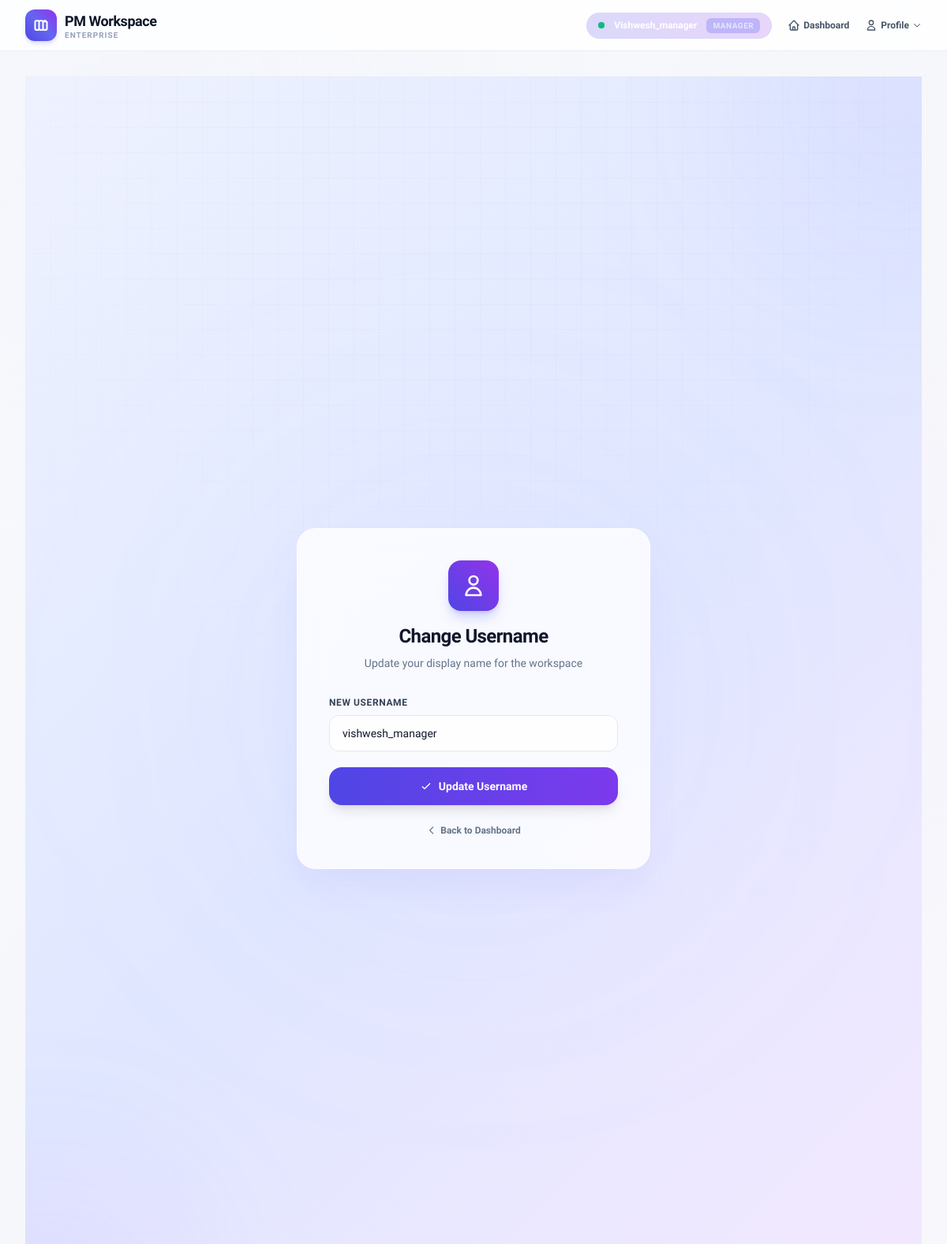
/change-username/ (signed in), run on the app's committed database.
### core/models.py (models this page shows, shortened)
class User(AbstractUser):
    ROLE_CHOICES = (
        ('manager', 'Manager'),
        ('employee', 'Employee'),
    )
    role = models.CharField(max_length=20, choices=ROLE_CHOICES, default='employee')

### core/views.py (the view)
# urls.py: path('change-username/', views.change_username, name='change_username'),
@login_required
def change_username(request):
    if request.method == 'POST':
        form = ChangeUsernameForm(request.POST, instance=request.user)
        if form.is_valid():
            form.save()
            return redirect('dashboard')
    else:
        form = ChangeUsernameForm(instance=request.user)
    return render(request, 'change_username.html', {'form': form})

### core/views.py
class ChangeUsernameForm(forms.ModelForm):
    class Meta:
        model = User
        fields = ['username']
        widgets = {
            'username': forms.TextInput(attrs={
                'class': 'w-full px-4 py-3 rounded-xl border border-slate-200 bg-white/80 '
                         'text-slate-900 text-sm font-medium focus:outline-none focus:ring-2 '
                         'focus:ring-indigo-500/40 focus:border-indigo-400 transition-all',
                'placeholder': 'Enter new username',
            })
        }

### templates/change_username.html (shortened to what this page needs)
{% extends 'base.html' %}
{% load static %}
{% block content %}
<div class="min-h-screen flex items-center justify-center p-4 sm:p-6 lg:p-8 relative overflow-hidden" style="background: linear-gradient(135deg, #eef2ff 0%, #e0e7ff 50%, #f3e8ff 100%);">
    <div class="absolute inset-0 overflow-hidden pointer-events-none">
        <div class="absolute -top-40 -right-40 w-96 h-96 bg-indigo-400/10 rounded-full blur-[120px] animate-mesh-1"></div>
        <div class="absolute -bottom-32 -left-32 w-80 h-80 bg-purple-400/10 rounded-full blur-[100px] animate-mesh-2"></div>
        <div class="absolute top-1/2 left-1/2 -translate-x-1/2 -translate-y-1/2 w-[600px] h-[600px] bg-indigo-300/5 rounded-full blur-[150px] animate-mesh-3"></div>
        <div class="absolute inset-0 bg-[linear-gradient(to_right,#80808008_1px,transparent_1px),linear-gradient(to_bottom,#80808008_1px,transparent_1px)] bg-[size:32px_32px] [mask-image:radial-gradient(ellipse_80%_60%_at_50%_0%,#000_40%,transparent_100%)]"></div>
    </div>
    <div class="relative w-full max-w-md">
        <div class="bg-white/80 backdrop-blur-2xl rounded-3xl shadow-2xl shadow-indigo-500/10 border border-white/60 p-8 sm:p-10 reveal">
            <div class="text-center mb-8">
                <div class="inline-flex items-center justify-center w-16 h-16 bg-gradient-to-tr from-indigo-600 to-purple-600 text-white rounded-2xl shadow-lg shadow-indigo-500/30 mb-4">
                    <svg class="w-8 h-8" fill="none" stroke="currentColor" viewBox="0 0 24 24">
                        <path stroke-linecap="round" stroke-linejoin="round" stroke-width="2" d="M16 7a4 4 0 11-8 0 4 4 0 018 0zM12 14a7 7 0 00-7 7h14a7 7 0 00-7-7z"></path>
                    </svg>
                </div>
                <h1 class="text-2xl font-black text-slate-900 tracking-tight">Change Username</h1>
                <p class="text-sm text-slate-500 mt-2">Update your display name for the workspace</p>
            </div>
            <form method="post" class="space-y-5" novalidate>
                <div>
                    <label class="block text-xs font-bold text-slate-700 uppercase tracking-wider mb-2">New Username</label>
                    {{ form.username }}
                </div>
                <button type="submit" class="w-full mt-2 py-3.5 px-4 btn-shimmer active:scale-[0.98] text-white text-sm font-extrabold rounded-2xl shadow-lg focus:outline-none focus:ring-4 focus:ring-indigo-500/30 transition-all duration-200 flex items-center justify-center space-x-2 group">
                    <svg class="w-4 h-4 transform group-hover:translate-x-0.5 transition-transform duration-200" fill="none" stroke="currentColor" viewBox="0 0 24 24">
                        <path stroke-linecap="round" stroke-linejoin="round" stroke-width="2" d="M5 13l4 4L19 7"></path>
                    </svg>
                    <span>Update Username</span>
                </button>
            </form>
            <div class="mt-6 text-center">
                <a href="{% url 'dashboard' %}" class="text-xs font-bold text-slate-500 hover:text-indigo-600 transition-colors flex items-center justify-center space-x-1">
                    <svg class="w-3.5 h-3.5" fill="none" stroke="currentColor" viewBox="0 0 24 24"><path stroke-linecap="round" stroke-linejoin="round" stroke-width="2" d="M15 19l-7-7 7-7"></path></svg>
                    <span>Back to Dashboard</span>
                </a>
            </div>
        </div>
    </div>
</div>
{% endblock %}

### templates/base.html (shortened to what this page needs)
<!DOCTYPE html>
<html lang="en" class="h-full bg-slate-900/5">
<head>
    {% load static %}
    <script src="https://cdn.tailwindcss.com"></script>
    <link rel="stylesheet" href="{% static 'css/login.css' %}">
</head>
<body class="bg-slate-50/70 text-slate-800 min-h-screen flex flex-col font-sans antialiased selection:bg-indigo-500 selection:text-white">
    <div class="fixed inset-0 -z-10 overflow-hidden pointer-events-none" aria-hidden="true">
        <div class="absolute inset-0 bg-gradient-to-br from-slate-50 via-indigo-50/50 to-purple-50/70"></div>
        <div class="absolute -top-40 -left-40 w-[38rem] h-[38rem] bg-indigo-400/10 rounded-full blur-[140px] animate-mesh-1"></div>
        <div class="absolute top-1/3 -right-40 w-[36rem] h-[36rem] bg-fuchsia-400/10 rounded-full blur-[140px] animate-mesh-2"></div>
        <div class="absolute -bottom-32 left-1/4 w-[34rem] h-[34rem] bg-purple-400/10 rounded-full blur-[130px] animate-mesh-3"></div>
        <div class="absolute inset-0 bg-[linear-gradient(to_right,#80808008_1px,transparent_1px),linear-gradient(to_bottom,#80808008_1px,transparent_1px)] bg-[size:32px_32px] [mask-image:radial-gradient(ellipse_80%_60%_at_50%_0%,#000_40%,transparent_100%)]"></div>
    </div>
    <header class="sticky top-0 z-40 glass-nav shadow-xs">
        <div class="max-w-7xl mx-auto px-4 sm:px-6 lg:px-8">
            <div class="flex justify-between items-center h-16">
                <div class="flex items-center space-x-3">
                    <a href="{% url 'dashboard' %}" class="flex items-center space-x-2.5 group">
                        <div class="w-10 h-10 rounded-xl bg-gradient-to-tr from-indigo-600 via-indigo-500 to-purple-600 text-white flex items-center justify-center shadow-md shadow-indigo-500/20 group-hover:scale-105 group-hover:rotate-3 transition-all duration-300">
                        </div>
                        <div class="flex flex-col">
                            <span class="font-extrabold text-lg text-slate-900 tracking-tight group-hover:text-indigo-600 transition-colors">PM Workspace</span>
                            <span class="text-[10px] font-semibold text-slate-400 uppercase tracking-widest -mt-1">Enterprise</span>
                        </div>
                    </a>
                </div>
                {% if user.is_authenticated %}
                <div class="flex items-center space-x-5">
                     <div class="hidden sm:flex items-center space-x-3 bg-gradient-to-r from-indigo-600/20 to-purple-600/20 px-3.5 py-1.5 rounded-full border border-indigo-200/40">
                         <span class="relative flex h-2 w-2">
                             <span class="relative inline-flex rounded-full h-2 w-2 bg-emerald-500"></span>
                         </span>
                         <span class="text-xs font-bold text-white capitalize">{{ user.username }}</span>
                         {% if user.role %}
                         <span class="text-[10px] font-extrabold px-2 py-0.5 rounded-md bg-indigo-500/30 text-indigo-100 uppercase tracking-wider">
                             {{ user.role }}
                         </span>
                         {% endif %}
                     </div>
                    <a href="{% url 'dashboard' %}" class="text-xs font-bold text-slate-600 hover:text-indigo-600 transition flex items-center space-x-1">
                        <svg class="w-4 h-4" fill="none" stroke="currentColor" viewBox="0 0 24 24">
                            <path stroke-linecap="round" stroke-linejoin="round" stroke-width="2" d="M3 12l2-2m0 0l7-7 7 7M5 10v10a1 1 0 001 1h3m10-11l2 2m-2-2v10a1 1 0 01-1 1h-3m-6 0a1 1 0 001-1v-4a1 1 0 011-1h2a1 1 0 011 1v4a1 1 0 001 1m-6 0h6"></path>
                        </svg>
                        <span class="hidden md:inline">Dashboard</span>
                    </a>
                    <div class="relative group">
                        <button class="text-xs font-bold text-slate-600 hover:text-indigo-600 transition flex items-center space-x-1 focus:outline-none">
                            <svg class="w-4 h-4" fill="none" stroke="currentColor" viewBox="0 0 24 24">
                                <path stroke-linecap="round" stroke-linejoin="round" stroke-width="2" d="M16 7a4 4 0 11-8 0 4 4 0 018 0zM12 14a7 7 0 00-7 7h14a7 7 0 00-7-7z"></path>
                            </svg>
                            <span class="hidden md:inline">Profile</span>
                            <svg class="w-3 h-3 transform group-hover:scale-110 transition-transform" fill="none" stroke="currentColor" viewBox="0 0 24 24">
                                <path stroke-linecap="round" stroke-linejoin="round" stroke-width="2" d="M19 9l-7 7-7-7"></path>
                            </svg>
                        </button>
                    </div>
                </div>
                {% endif %}
            </div>
        </div>
    </header>
    <main class="flex-grow max-w-7xl w-full mx-auto px-4 sm:px-6 lg:px-8 py-8 animate-page-entrance">
        {% block content %}
        {% endblock %}
    </main>
</body>
</html>

### static/css/login.css (style rules this page uses)
.animate-mesh-1 { animation: meshGlow 12s infinite ease-in-out; }
.animate-mesh-2 { animation: meshGlow 16s infinite ease-in-out 4s; }
.animate-mesh-3 { animation: meshGlow 19s infinite ease-in-out 8s; }
.glass-nav { background: rgba(255, 255, 255, 0.82); backdrop-filter: blur(20px); -webkit-backdrop-filter: blur(20px); border-bottom: 1px solid rgba(226, 232, 240, 0.8); }
.btn-shimmer { background: linear-gradient(90deg, #4f46e5 0%, #7c3aed 50%, #4f46e5 100%); background-size: 200% 100%; transition: all 0.3s ease; }

### templates/base.html (style rules this page uses)
.btn-shimmer { background: linear-gradient(90deg, #4f46e5 0%, #7c3aed 50%, #4f46e5 100%); background-size: 200% 100%; transition: all 0.3s ease; }
.glass-nav { background: rgba(255, 255, 255, 0.82); backdrop-filter: blur(20px); -webkit-backdrop-filter: blur(20px); border-bottom: 1px solid rgba(226, 232, 240, 0.8); }
.animate-page-entrance { animation: pageFadeIn 0.45s cubic-bezier(0.16, 1, 0.3, 1) forwards; }
.animate-mesh-1 { animation: meshGlow 12s ease-in-out infinite; }
.animate-mesh-2 { animation: meshGlow 16s ease-in-out infinite 4s; }
.animate-mesh-3 { animation: meshGlow 19s ease-in-out infinite 8s; }
.reveal { opacity: 0; transform: translateY(28px); transition: opacity 0.7s cubic-bezier(0.16, 1, 0.3, 1), transform 0.7s cubic-bezier(0.16, 1, 0.3, 1); will-change: opacity, transform; }
.reveal.is-visible { opacity: 1; transform: translateY(0); }

### data on the page
User: username "Vishwesh_manager", role "MANAGER", username "vishwesh_manager"
